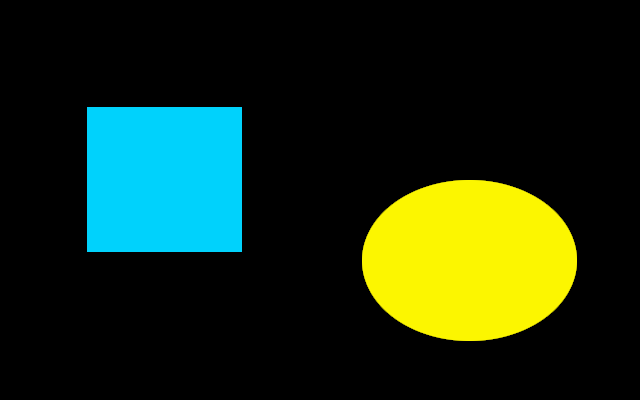
#> input picture images/test-images/sample-image-1.png, 640 x 400 px; its folder holds 4 pictures in this run
$ python rotate_images.py
#> lines starting #> are read from the running program, lines starting #| are printed output that depends on the picture
import os
import pathlib
from PIL import Image

def rotate_images(directory, rotated_directory):
#> called with directory = 'code/../images/test-images', rotated_directory = 'code/../rotated_images/test-images'
    if not os.path.exists(rotated_directory):
        os.makedirs(rotated_directory)
    for filename in os.listdir(directory):
        path = os.path.join(directory, filename)
        # checking if it is a file
        if os.path.isfile(path):
            try:
                original_image = Image.open(path)
#> original_image is the input picture: PIL image 640x400 RGB; mean R, G, B 26.9, 44.7, 22.1
                rotated_image = original_image.rotate(-90, expand=True)
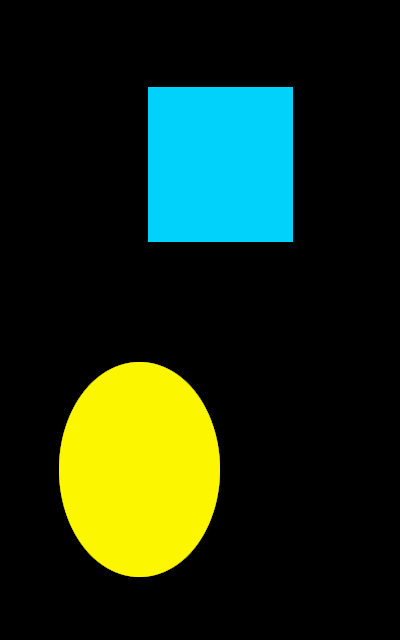
#> rotated_image: PIL image 400x640 RGB; mean R, G, B 26.9, 44.7, 22.1
                rotated_image = rotated_image.convert('RGB')
                rotated_path = os.path.join(rotated_directory, filename)
                rotated_path = rotated_path.replace(".png", ".jpg")
                rotated_image.save(rotated_path)
                print("saved " + rotated_path + "!")
            except:
                continue
#> pass 2 of the loop in rotate_images, `for filename in os.listdir(directory):`:
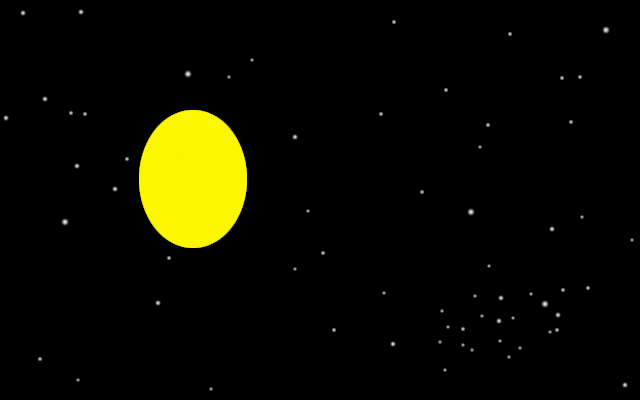
#> input picture images/test-images/sample-image-2.png, 640 x 400 px
#> in rotate_images, original_image is the input picture: PIL image 640x400 RGB; mean R, G, B 12.1, 11.8, 0.5
#> in rotate_images, `rotated_image = original_image.rotate(-90, expand=True)`:
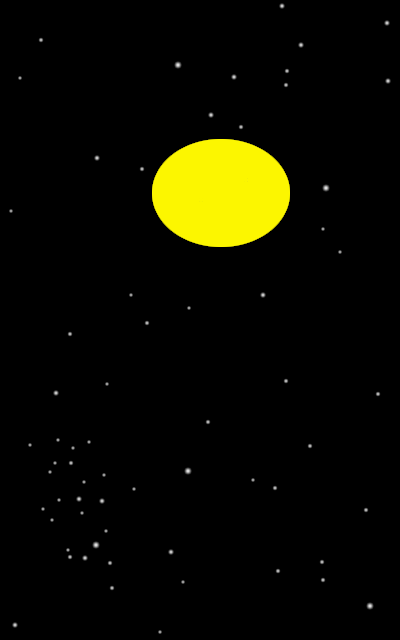
#> rotated_image: PIL image 400x640 RGB; mean R, G, B 12.1, 11.8, 0.5
#> pass 3 of the loop in rotate_images, `for filename in os.listdir(directory):`:
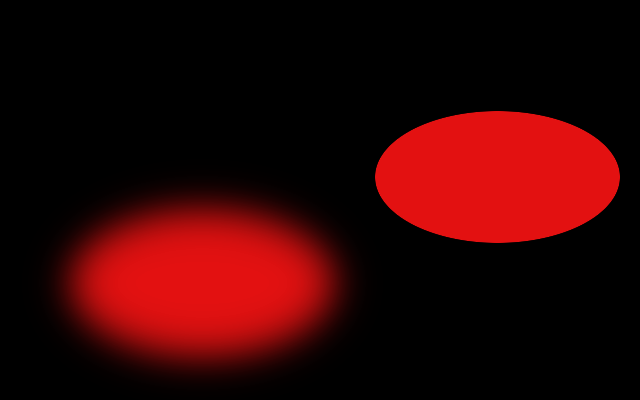
#> input picture images/test-images/sample-image-ellipse.jpg, 640 x 400 px
#> in rotate_images, original_image is the input picture: PIL image 640x400 RGBA; mean R, G, B, A 48.9, 3.7, 3.7, 255
#> in rotate_images, `rotated_image = original_image.rotate(-90, expand=True)`:
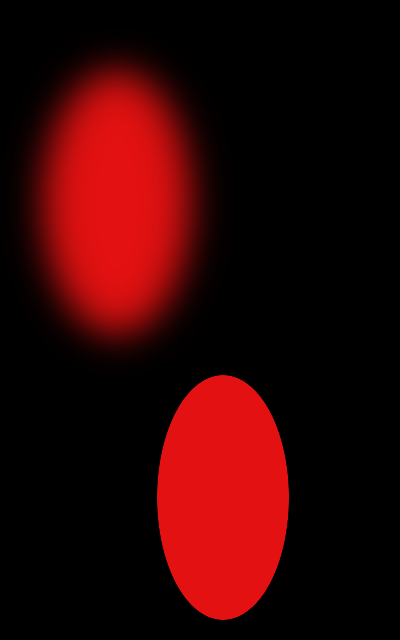
#> rotated_image: PIL image 400x640 RGBA; mean R, G, B, A 48.9, 3.7, 3.7, 255
#> the loop made 4 passes; the first 3 are shown

dirname = pathlib.Path(__file__).parent.resolve()
source_dir = os.path.join(dirname, '../images/test-images')
rotated_dir = os.path.join(dirname, '../rotated_images/test-images')
rotate_images(source_dir, rotated_dir)
